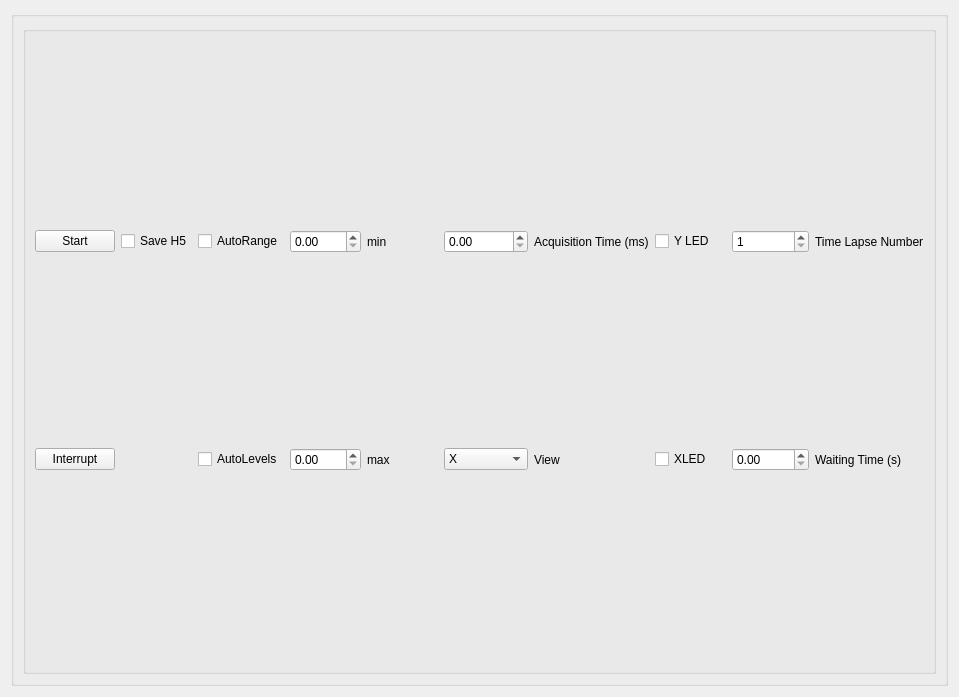
<?xml version="1.0" encoding="UTF-8"?>
<ui version="4.0">
 <class>Form</class>
 <widget class="QWidget" name="Form">
  <property name="geometry">
   <rect>
    <x>0</x>
    <y>0</y>
    <width>959</width>
    <height>697</height>
   </rect>
  </property>
  <property name="windowTitle">
   <string>Form</string>
  </property>
  <layout class="QGridLayout" name="gridLayout_2" rowstretch="0,0">
   <item row="1" column="0">
    <widget class="QGroupBox" name="image_groupBox">
     <property name="title">
      <string/>
     </property>
     <layout class="QHBoxLayout" name="horizontalLayout">
      <item>
       <layout class="QGridLayout" name="imageLayout">
        <item row="0" column="0">
         <widget class="QGroupBox" name="settings_groupBox">
          <property name="minimumSize">
           <size>
            <width>0</width>
            <height>60</height>
           </size>
          </property>
          <property name="title">
           <string/>
          </property>
          <layout class="QGridLayout" name="gridLayout">
           <item row="1" column="10">
            <widget class="QLabel" name="label_2">
             <property name="text">
              <string>Waiting Time (s)</string>
             </property>
            </widget>
           </item>
           <item row="1" column="0">
            <widget class="QPushButton" name="interrupt_pushButton">
             <property name="text">
              <string>Interrupt</string>
             </property>
            </widget>
           </item>
           <item row="0" column="4">
            <widget class="QLabel" name="level_max_label">
             <property name="text">
              <string>min</string>
             </property>
            </widget>
           </item>
           <item row="0" column="3">
            <widget class="QDoubleSpinBox" name="min_doubleSpinBox"/>
           </item>
           <item row="0" column="0">
            <widget class="QPushButton" name="start_pushButton">
             <property name="text">
              <string>Start</string>
             </property>
            </widget>
           </item>
           <item row="0" column="2">
            <widget class="QCheckBox" name="autoRange_checkbox">
             <property name="text">
              <string>AutoRange</string>
             </property>
            </widget>
           </item>
           <item row="1" column="9">
            <widget class="QDoubleSpinBox" name="waiting_timeBox">
             <property name="maximum">
              <double>99999.990000000005239</double>
             </property>
            </widget>
           </item>
           <item row="0" column="9">
            <widget class="QDoubleSpinBox" name="num_Box">
             <property name="decimals">
              <number>0</number>
             </property>
             <property name="minimum">
              <double>1.000000000000000</double>
             </property>
             <property name="maximum">
              <double>10000.000000000000000</double>
             </property>
            </widget>
           </item>
           <item row="0" column="5">
            <widget class="QDoubleSpinBox" name="acquisitionBox">
             <property name="maximum">
              <double>100000.000000000000000</double>
             </property>
             <property name="singleStep">
              <double>10.000000000000000</double>
             </property>
            </widget>
           </item>
           <item row="1" column="5">
            <widget class="QComboBox" name="viewBox">
             <item>
              <property name="text">
               <string>X</string>
              </property>
             </item>
             <item>
              <property name="text">
               <string>Y</string>
              </property>
             </item>
            </widget>
           </item>
           <item row="0" column="1">
            <widget class="QCheckBox" name="save_h5_checkBox">
             <property name="text">
              <string>Save H5</string>
             </property>
            </widget>
           </item>
           <item row="1" column="3">
            <widget class="QDoubleSpinBox" name="max_doubleSpinBox"/>
           </item>
           <item row="1" column="8">
            <widget class="QCheckBox" name="led_x_Box">
             <property name="text">
              <string>XLED</string>
             </property>
            </widget>
           </item>
           <item row="0" column="10">
            <widget class="QLabel" name="label">
             <property name="text">
              <string>Time Lapse Number</string>
             </property>
            </widget>
           </item>
           <item row="1" column="4">
            <widget class="QLabel" name="level_min_label">
             <property name="text">
              <string>max</string>
             </property>
            </widget>
           </item>
           <item row="1" column="6">
            <widget class="QLabel" name="label_4">
             <property name="text">
              <string>View</string>
             </property>
            </widget>
           </item>
           <item row="1" column="2">
            <widget class="QCheckBox" name="autoLevels_checkbox">
             <property name="text">
              <string>AutoLevels</string>
             </property>
            </widget>
           </item>
           <item row="0" column="6">
            <widget class="QLabel" name="label_3">
             <property name="text">
              <string>Acquisition Time (ms)</string>
             </property>
            </widget>
           </item>
           <item row="0" column="8">
            <widget class="QCheckBox" name="led_y_Box">
             <property name="text">
              <string>Y LED</string>
             </property>
            </widget>
           </item>
          </layout>
         </widget>
        </item>
       </layout>
      </item>
     </layout>
    </widget>
   </item>
  </layout>
 </widget>
 <resources/>
 <connections/>
</ui>
